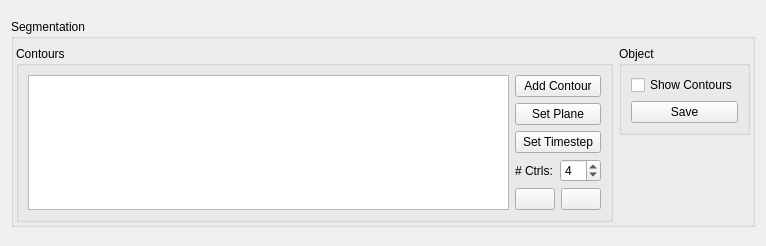
<?xml version="1.0" encoding="UTF-8"?>
<ui version="4.0">
 <class>Seg2DView</class>
 <widget class="QWidget" name="Seg2DView">
  <property name="geometry">
   <rect>
    <x>0</x>
    <y>0</y>
    <width>766</width>
    <height>246</height>
   </rect>
  </property>
  <property name="windowTitle">
   <string>Form</string>
  </property>
  <layout class="QVBoxLayout" name="verticalLayout_2">
   <item>
    <widget class="QGroupBox" name="segBox">
     <property name="sizePolicy">
      <sizepolicy hsizetype="Preferred" vsizetype="Maximum">
       <horstretch>0</horstretch>
       <verstretch>0</verstretch>
      </sizepolicy>
     </property>
     <property name="title">
      <string>Segmentation</string>
     </property>
     <layout class="QHBoxLayout" name="horizontalLayout_2">
      <property name="leftMargin">
       <number>2</number>
      </property>
      <property name="topMargin">
       <number>7</number>
      </property>
      <property name="rightMargin">
       <number>2</number>
      </property>
      <property name="bottomMargin">
       <number>2</number>
      </property>
      <item>
       <widget class="QGroupBox" name="groupBox">
        <property name="sizePolicy">
         <sizepolicy hsizetype="Preferred" vsizetype="Maximum">
          <horstretch>0</horstretch>
          <verstretch>0</verstretch>
         </sizepolicy>
        </property>
        <property name="title">
         <string>Contours</string>
        </property>
        <layout class="QHBoxLayout" name="horizontalLayout">
         <property name="topMargin">
          <number>9</number>
         </property>
         <item>
          <widget class="QListWidget" name="contourList">
           <property name="sizePolicy">
            <sizepolicy hsizetype="Expanding" vsizetype="Maximum">
             <horstretch>0</horstretch>
             <verstretch>0</verstretch>
            </sizepolicy>
           </property>
          </widget>
         </item>
         <item>
          <layout class="QVBoxLayout" name="verticalLayout">
           <property name="rightMargin">
            <number>0</number>
           </property>
           <item>
            <widget class="QPushButton" name="addButton">
             <property name="sizePolicy">
              <sizepolicy hsizetype="Preferred" vsizetype="Fixed">
               <horstretch>0</horstretch>
               <verstretch>0</verstretch>
              </sizepolicy>
             </property>
             <property name="maximumSize">
              <size>
               <width>1000</width>
               <height>16777215</height>
              </size>
             </property>
             <property name="toolTip">
              <string>Add a contour on the current plane</string>
             </property>
             <property name="text">
              <string>Add Contour</string>
             </property>
             <property name="flat">
              <bool>false</bool>
             </property>
            </widget>
           </item>
           <item>
            <widget class="QPushButton" name="setPlaneButton">
             <property name="sizePolicy">
              <sizepolicy hsizetype="Preferred" vsizetype="Fixed">
               <horstretch>0</horstretch>
               <verstretch>0</verstretch>
              </sizepolicy>
             </property>
             <property name="maximumSize">
              <size>
               <width>1000</width>
               <height>16777215</height>
              </size>
             </property>
             <property name="toolTip">
              <string>Move the selected contour to the current plane</string>
             </property>
             <property name="text">
              <string>Set Plane</string>
             </property>
            </widget>
           </item>
           <item>
            <widget class="QPushButton" name="setTSButton">
             <property name="sizePolicy">
              <sizepolicy hsizetype="Preferred" vsizetype="Fixed">
               <horstretch>0</horstretch>
               <verstretch>0</verstretch>
              </sizepolicy>
             </property>
             <property name="maximumSize">
              <size>
               <width>1000</width>
               <height>16777215</height>
              </size>
             </property>
             <property name="toolTip">
              <string>Set the selected contour's timestep to the current timestep</string>
             </property>
             <property name="text">
              <string>Set Timestep</string>
             </property>
            </widget>
           </item>
           <item>
            <layout class="QHBoxLayout" name="horizontalLayout_3">
             <property name="topMargin">
              <number>0</number>
             </property>
             <item>
              <widget class="QLabel" name="label">
               <property name="text">
                <string># Ctrls:</string>
               </property>
               <property name="alignment">
                <set>Qt::AlignLeading|Qt::AlignLeft|Qt::AlignVCenter</set>
               </property>
              </widget>
             </item>
             <item>
              <widget class="QSpinBox" name="numCtrlBox">
               <property name="toolTip">
                <string>Set # of control points for contours</string>
               </property>
               <property name="maximum">
                <number>64</number>
               </property>
               <property name="singleStep">
                <number>2</number>
               </property>
               <property name="value">
                <number>4</number>
               </property>
              </widget>
             </item>
            </layout>
           </item>
           <item>
            <layout class="QHBoxLayout" name="horizontalLayout_4">
             <item>
              <widget class="QPushButton" name="cloneButton">
               <property name="sizePolicy">
                <sizepolicy hsizetype="Preferred" vsizetype="Fixed">
                 <horstretch>0</horstretch>
                 <verstretch>0</verstretch>
                </sizepolicy>
               </property>
               <property name="maximumSize">
                <size>
                 <width>1000</width>
                 <height>16777215</height>
                </size>
               </property>
               <property name="toolTip">
                <string>Clone the selected contour onto the current plane</string>
               </property>
               <property name="text">
                <string/>
               </property>
               <property name="icon">
                <iconset resource="../../res/Resources.qrc">
                 <normaloff>:/icons/clone.png</normaloff>:/icons/clone.png</iconset>
               </property>
              </widget>
             </item>
             <item>
              <widget class="QPushButton" name="delButton">
               <property name="sizePolicy">
                <sizepolicy hsizetype="Preferred" vsizetype="Fixed">
                 <horstretch>0</horstretch>
                 <verstretch>0</verstretch>
                </sizepolicy>
               </property>
               <property name="maximumSize">
                <size>
                 <width>1000</width>
                 <height>16777215</height>
                </size>
               </property>
               <property name="toolTip">
                <string>Delete the selected contour</string>
               </property>
               <property name="text">
                <string/>
               </property>
               <property name="icon">
                <iconset resource="../../res/Resources.qrc">
                 <normaloff>:/icons/trash-a.png</normaloff>:/icons/trash-a.png</iconset>
               </property>
              </widget>
             </item>
            </layout>
           </item>
          </layout>
         </item>
        </layout>
       </widget>
      </item>
      <item>
       <layout class="QVBoxLayout" name="verticalLayout_4">
        <property name="spacing">
         <number>0</number>
        </property>
        <property name="rightMargin">
         <number>0</number>
        </property>
        <item>
         <widget class="QGroupBox" name="groupBox_2">
          <property name="sizePolicy">
           <sizepolicy hsizetype="Preferred" vsizetype="Maximum">
            <horstretch>0</horstretch>
            <verstretch>0</verstretch>
           </sizepolicy>
          </property>
          <property name="title">
           <string>Object</string>
          </property>
          <layout class="QVBoxLayout" name="verticalLayout_3">
           <item>
            <widget class="QCheckBox" name="showContoursBox">
             <property name="toolTip">
              <string>Show segmentation contours in 3D view</string>
             </property>
             <property name="text">
              <string>Show Contours</string>
             </property>
            </widget>
           </item>
           <item>
            <widget class="QPushButton" name="saveButton">
             <property name="toolTip">
              <string>Save segmentation to its file (eventually)</string>
             </property>
             <property name="text">
              <string>Save</string>
             </property>
            </widget>
           </item>
          </layout>
         </widget>
        </item>
        <item>
         <spacer name="verticalSpacer">
          <property name="orientation">
           <enum>Qt::Vertical</enum>
          </property>
          <property name="sizeHint" stdset="0">
           <size>
            <width>20</width>
            <height>40</height>
           </size>
          </property>
         </spacer>
        </item>
       </layout>
      </item>
     </layout>
    </widget>
   </item>
  </layout>
 </widget>
 <resources>
  <include location="../../res/Resources.qrc"/>
 </resources>
 <connections/>
</ui>
